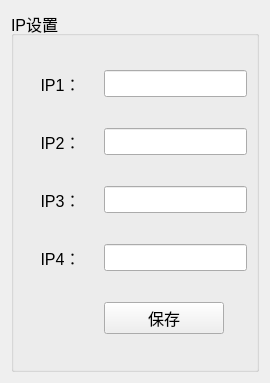
<?xml version="1.0" encoding="UTF-8"?>
<ui version="4.0">
 <class>IpSettingDlg</class>
 <widget class="QWidget" name="IpSettingDlg">
  <property name="geometry">
   <rect>
    <x>0</x>
    <y>0</y>
    <width>270</width>
    <height>383</height>
   </rect>
  </property>
  <property name="windowTitle">
   <string>Form</string>
  </property>
  <layout class="QGridLayout" name="gridLayout_2">
   <item row="0" column="0">
    <widget class="QGroupBox" name="groupBox">
     <property name="font">
      <font>
       <pointsize>12</pointsize>
      </font>
     </property>
     <property name="styleSheet">
      <string notr="true">QGroupBox{border:2px solid black;};</string>
     </property>
     <property name="title">
      <string>IP设置</string>
     </property>
     <layout class="QGridLayout" name="gridLayout">
      <item row="1" column="0">
       <widget class="QLabel" name="label_2">
        <property name="minimumSize">
         <size>
          <width>75</width>
          <height>25</height>
         </size>
        </property>
        <property name="text">
         <string>IP2：</string>
        </property>
        <property name="alignment">
         <set>Qt::AlignCenter</set>
        </property>
       </widget>
      </item>
      <item row="1" column="1">
       <widget class="QLineEdit" name="IP2lineEdit"/>
      </item>
      <item row="3" column="0">
       <widget class="QLabel" name="label_4">
        <property name="minimumSize">
         <size>
          <width>75</width>
          <height>25</height>
         </size>
        </property>
        <property name="text">
         <string>IP4：</string>
        </property>
        <property name="alignment">
         <set>Qt::AlignCenter</set>
        </property>
       </widget>
      </item>
      <item row="2" column="1">
       <widget class="QLineEdit" name="IP3lineEdit"/>
      </item>
      <item row="0" column="0">
       <widget class="QLabel" name="label">
        <property name="minimumSize">
         <size>
          <width>75</width>
          <height>25</height>
         </size>
        </property>
        <property name="sizeIncrement">
         <size>
          <width>75</width>
          <height>25</height>
         </size>
        </property>
        <property name="text">
         <string>IP1：</string>
        </property>
        <property name="alignment">
         <set>Qt::AlignCenter</set>
        </property>
       </widget>
      </item>
      <item row="2" column="0">
       <widget class="QLabel" name="label_3">
        <property name="minimumSize">
         <size>
          <width>75</width>
          <height>25</height>
         </size>
        </property>
        <property name="text">
         <string>IP3：</string>
        </property>
        <property name="alignment">
         <set>Qt::AlignCenter</set>
        </property>
       </widget>
      </item>
      <item row="3" column="1">
       <widget class="QLineEdit" name="IP4lineEdit"/>
      </item>
      <item row="0" column="1">
       <widget class="QLineEdit" name="IP1lineEdit"/>
      </item>
      <item row="4" column="1">
       <widget class="QPushButton" name="saveBtn">
        <property name="minimumSize">
         <size>
          <width>0</width>
          <height>0</height>
         </size>
        </property>
        <property name="maximumSize">
         <size>
          <width>120</width>
          <height>16777215</height>
         </size>
        </property>
        <property name="text">
         <string>保存</string>
        </property>
       </widget>
      </item>
     </layout>
    </widget>
   </item>
  </layout>
 </widget>
 <resources/>
 <connections/>
</ui>
